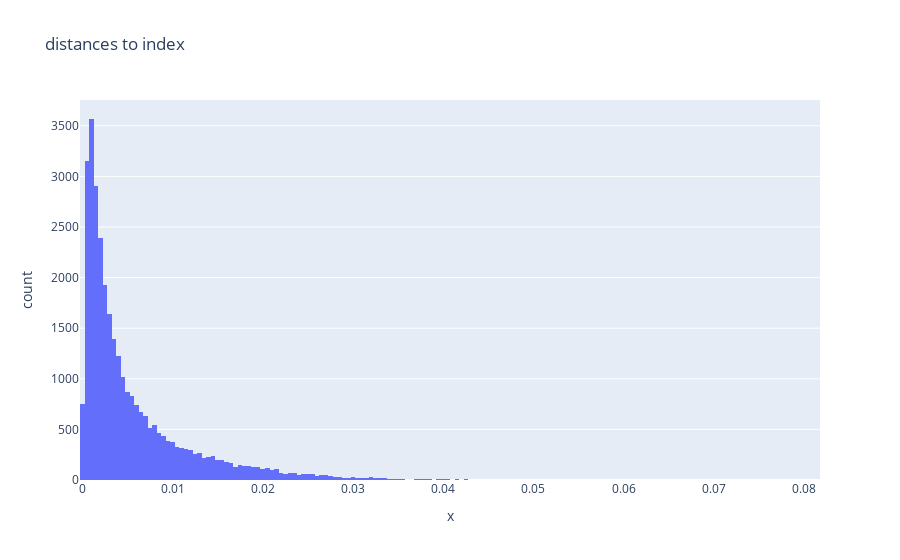

Source (notebook cell):
### Code cell
ex.histogram(x=distances, title="distances to index")

### Figure 1 — Plotly figure (JSON) as saved in the notebook; plotly's stock layout.template omitted (floating-point values rounded to 4 significant figures; data arrays with more than 128 entries replaced by an {"elided": "..."} marker saying what was removed)
{"data": [{"alignmentgroup": "True", "bingroup": "x", "hovertemplate": "x=%{x}<br>count=%{y}<extra></extra>", "legendgroup": "", "marker": {"color": "#636efa"}, "name": "", "offsetgroup": "", "orientation": "v", "showlegend": false, "type": "histogram", "x": {"elided": "32000 float values"}, "xaxis": "x", "yaxis": "y"}], "layout": {"barmode": "relative", "legend": {"tracegroupgap": 0}, "title": {"text": "distances to index"}, "xaxis": {"anchor": "y", "domain": [0, 1], "title": {"text": "x"}}, "yaxis": {"anchor": "x", "domain": [0, 1], "title": {"text": "count"}}}}
